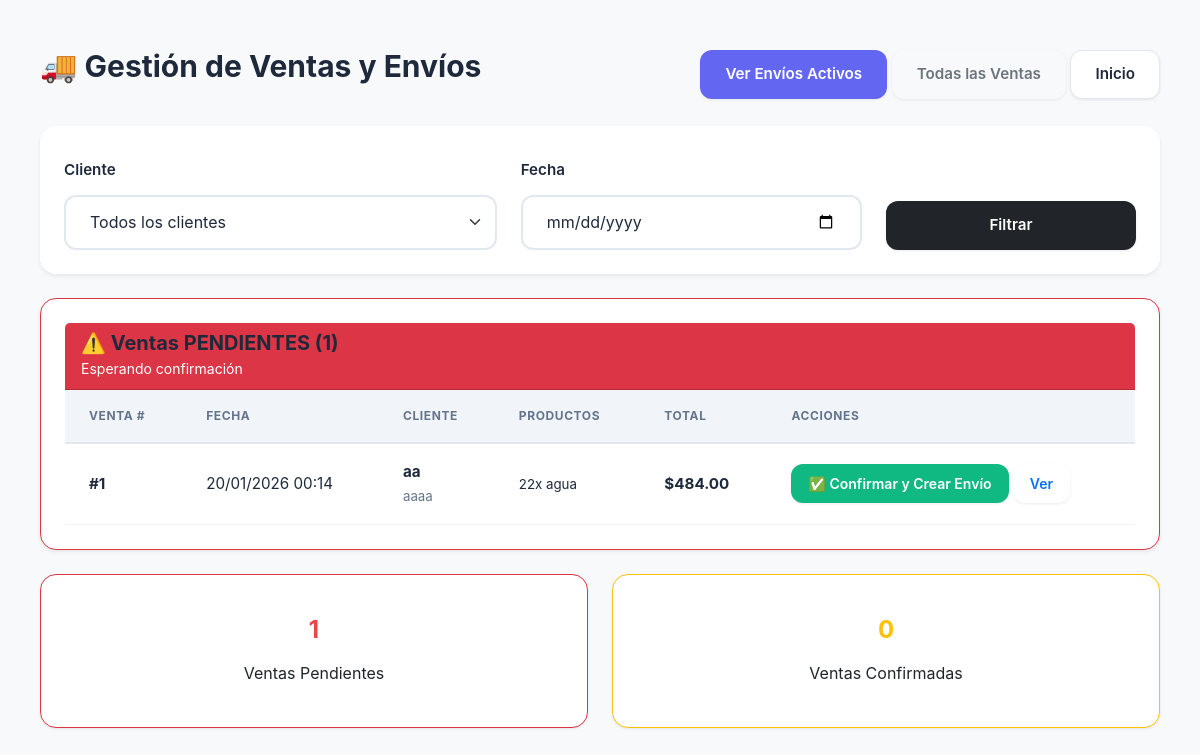
/envios/asignar-pendientes/ (signed in), run on the app's committed database.
### stock/models.py (models this page shows, shortened)
class Ventas(models.Model):
    ESTADO_CHOICES = [
        ('pendiente', 'Pendiente'),
        ('confirmada', 'Confirmada'),
        ('enviada', 'Enviada'),      # 🎯 Aquí se descuenta stock
        ('entregada', 'Entregada'),
        ('cancelada', 'Cancelada'),
    ]
    usuario_creador = models.ForeignKey(
        User,
        on_delete=models.SET_NULL,
        null=True,
        blank=True,
        related_name='ventas_creadas',
        verbose_name="Usuario creador"
    )
    cliente = models.ForeignKey(
        Cliente,
        on_delete=models.CASCADE,
        verbose_name="Cliente"
    )
    chofer = models.ForeignKey(
        Chofer,
        on_delete=models.SET_NULL,
        null=True,
        blank=True,
        verbose_name="Chofer Asignado"
    )
    fecha_envio_programada = models.DateField(
        blank=True,
        null=True,
        verbose_name="Fecha Programada de Envío"
    )
    hora_envio_programada = models.TimeField(
        blank=True,
        null=True,
        verbose_name="Hora Programada de Envío"
    )
    estado = models.CharField(
        max_length=20,
        choices=ESTADO_CHOICES,
        default='pendiente',
        verbose_name="Estado"
    )
    valor_total = models.DecimalField(
        max_digits=10,
        decimal_places=2,
        default=0
    )
    fecha_creacion = models.DateTimeField(
        auto_now_add=True,
        verbose_name="Fecha de Creación"
    )
    fecha_envio = models.DateTimeField(
        blank=True,
        null=True,
        verbose_name="Fecha Real de Envío"
    )
    notas = models.TextField(
        blank=True,
        null=True,
        verbose_name="Notas"
    )
    class Meta:
        verbose_name = "Venta"
        verbose_name_plural = "Ventas"
        ordering = ['-fecha_creacion']

class Cliente(models.Model):
    nombre_completo = models.CharField(max_length=200, verbose_name="Nombre y Apellido")
    nombre_local = models.CharField(max_length=200, blank=True, null=True, verbose_name="Nombre del Local")
    cuil = models.CharField(
        max_length=13,
        blank=True,
        null=True,
        verbose_name="CUIL/CUIT",
        unique=True  # Opcional: si querés que sea único
    )
    email = models.EmailField(unique=True, blank=True, null=True)
    telefono = models.CharField(max_length=20, blank=True, null=True)
    direccion = models.TextField(blank=True, null=True)
    fecha_registro = models.DateTimeField(auto_now_add=True)
    class Meta:
        verbose_name = "Cliente"
        verbose_name_plural = "Clientes"
        ordering = ['nombre_completo']

class DetalleVenta(models.Model):
    venta = models.ForeignKey(Ventas, on_delete=models.CASCADE, related_name='detalles')
    producto = models.ForeignKey(Producto, on_delete=models.CASCADE)
    cantidad = models.PositiveIntegerField()
    precio_unitario = models.DecimalField(max_digits=10, decimal_places=2)
    subtotal = models.DecimalField(max_digits=10, decimal_places=2)
    class Meta:
        verbose_name = "Detalle de Venta"
        verbose_name_plural = "Detalles de Ventas"

class Producto(models.Model):
    nombre = models.CharField(max_length=100)
    tipo = models.ForeignKey(TipoProducto, on_delete=models.CASCADE)
    cantidad = models.PositiveIntegerField(default=0)
    valor = models.DecimalField(max_digits=10, decimal_places=2)
    valor_compra = models.DecimalField(
        max_digits=10,
        decimal_places=2,
        verbose_name="Precio de Compra",
        default=0.00  # Valor por defecto
    )
    umbral_alerta = models.PositiveIntegerField(
        default=5,
        verbose_name="Stock Mínimo de Alerta"
    )
    fecha_modificacion = models.DateTimeField(auto_now=True)

### stock/views.py (the view)
# urls.py: path('envios/asignar-pendientes/', views.asignar_envios_pendientes, name='asignar_envios_pendientes'),
@login_required
def asignar_envios_pendientes(request):
    cliente_id = request.GET.get('cliente')
    fecha = request.GET.get('fecha')
    ventas = Ventas.objects.filter(
        estado__in=['pendiente', 'confirmada']
    ).select_related('cliente').prefetch_related('detalles__producto')
    if cliente_id:
        ventas = ventas.filter(cliente_id=cliente_id)
    if fecha:  # SOLO filtrar si el usuario PONE una fecha
        ventas = ventas.filter(fecha_creacion__date=fecha)
    ventas = ventas.order_by('estado', '-fecha_creacion')  # Pendientes primero
    clientes = Cliente.objects.all().order_by('nombre_completo')
    choferes = Chofer.objects.filter(activo=True).order_by('nombre_completo')
    ventas_pendientes = ventas.filter(estado='pendiente')
    ventas_confirmadas = ventas.filter(estado='confirmada')
    context = {
        'ventas_pendientes': ventas_pendientes,
        'ventas_confirmadas': ventas_confirmadas,
        'clientes': clientes,
        'choferes': choferes,
        'cliente_id': cliente_id,
        'fecha': fecha,
    }
    return render(request, 'envios/asignar_envios_pendientes.html', context)

### stock/templates/envios/asignar_envios_pendientes.html (shortened to what this page needs)
{% load static %}
<!DOCTYPE html>
<html lang="es">
<head>
    <link rel="stylesheet" href="{% static 'css/bootstrap.min.css' %}">
     <link rel="stylesheet" href="{% static 'css/style.css' %}">
</head>
<body class="bg-light">
    <div class="container mt-4">
        <div class="d-flex justify-content-between align-items-center mb-4">
            <h2>🚚 Gestión de Ventas y Envíos</h2>
            <div>
                <a href="{% url 'lista_envios' %}" class="btn btn-primary">Ver Envíos Activos</a>
                <a href="{% url 'lista_ventas' %}" class="btn btn-outline-secondary">Todas las Ventas</a>
                <a href="{% url 'home' %}" class="btn btn-secondary">Inicio</a>
            </div>
        </div>
        <div class="card p-3 mb-4 shadow-sm border-0">
            <form method="GET" class="row g-2 align-items-end">
                <div class="col-md-5">
                    <label class="form-label">Cliente</label>
                    <select name="cliente" class="form-select">
                        <option value="">Todos los clientes</option>
                    </select>
                </div>
                <div class="col-md-4">
                    <label class="form-label">Fecha</label>
                    <input type="date" name="fecha" class="form-control" value="{{ fecha }}">
                </div>
                <div class="col-md-3">
                    <button type="submit" class="btn btn-dark w-100">Filtrar</button>
                </div>
            </form>
        </div>
        {% if ventas_pendientes %}
        <div class="card mb-4 shadow-sm border-danger">
            <div class="card-header bg-danger text-white">
                <h5 class="mb-0">⚠️ Ventas PENDIENTES ({{ ventas_pendientes.count }})</h5>
                <small>Esperando confirmación</small>
            </div>
            <div class="card-body p-0">
                <table class="table table-hover mb-0">
                    <thead class="table-light">
                        <tr>
                            <th>Venta #</th>
                            <th>Fecha</th>
                            <th>Cliente</th>
                            <th>Productos</th>
                            <th>Total</th>
                            <th>Acciones</th>
                        </tr>
                    </thead>
                    <tbody>
                        {% for venta in ventas_pendientes %}
                        <tr>
                            <td><strong>#{{ venta.id }}</strong></td>
                            <td>{{ venta.fecha_creacion|date:"d/m/Y H:i" }}</td>
                            <td>
                                <strong>{{ venta.cliente.nombre_completo }}</strong>
                                {% if venta.cliente.nombre_local %}
                                <br><small class="text-muted">{{ venta.cliente.nombre_local }}</small>
                                {% endif %}
                            </td>
                            <td>
                                <small>
                                    {% for detalle in venta.detalles.all %}
                                        {{ detalle.cantidad }}x {{ detalle.producto.nombre }}
                                    {% endfor %}
                                </small>
                            </td>
                            <td><strong>${{ venta.valor_total }}</strong></td>
                            <td>
                                <a href="{% url 'crear_envio' venta.id %}" class="btn btn-sm btn-success">
                                    ✅ Confirmar y Crear Envío
                                </a>
                                <a href="{% url 'detalle_venta' venta.id %}" class="btn btn-sm btn-outline-primary">
                                    Ver
                                </a>
                            </td>
                        </tr>
                        {% endfor %}
                    </tbody>
                </table>
            </div>
        </div>
        {% endif %}
        <div class="row mt-4">
            <div class="col-md-6">
                <div class="card border-danger">
                    <div class="card-body text-center">
                        <h3 class="text-danger">{{ ventas_pendientes.count }}</h3>
                        <p class="mb-0">Ventas Pendientes</p>
                    </div>
                </div>
            </div>
            <div class="col-md-6">
                <div class="card border-warning">
                    <div class="card-body text-center">
                        <h3 class="text-warning">{{ ventas_confirmadas.count }}</h3>
                        <p class="mb-0">Ventas Confirmadas</p>
                    </div>
                </div>
            </div>
        </div>
    </div>
</body>
</html>

### data on the page
Ventas: id "1", fecha_creacion "20/01/2026 00:14", cliente.nombre_completo "aa", cliente.nombre_local "aaaa", valor_total "484.00"
DetalleVenta: cantidad "22", producto.nombre "agua"

### other printed values
{{ ventas_pendientes.count }} "1"
{{ ventas_confirmadas.count }} "0"
